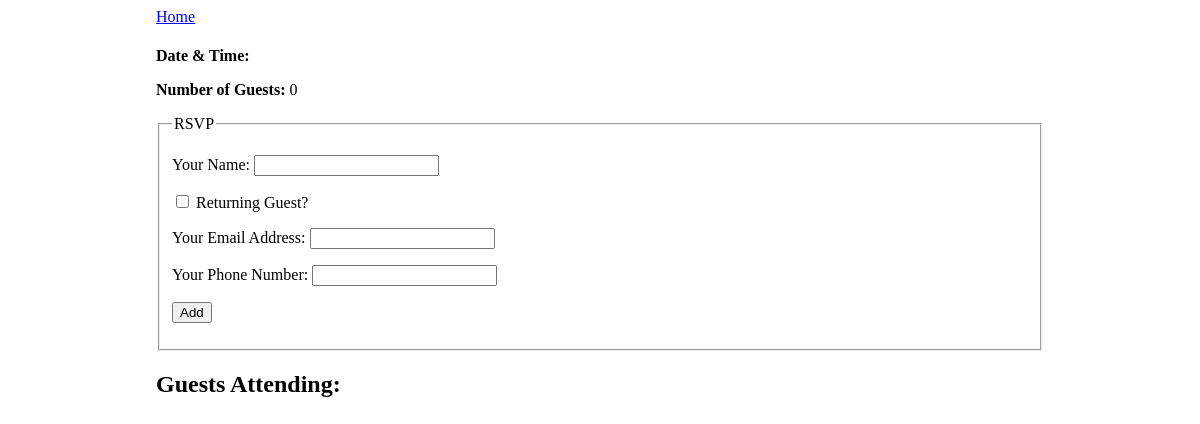
/event/2, run on an earlier commit of the app's database.
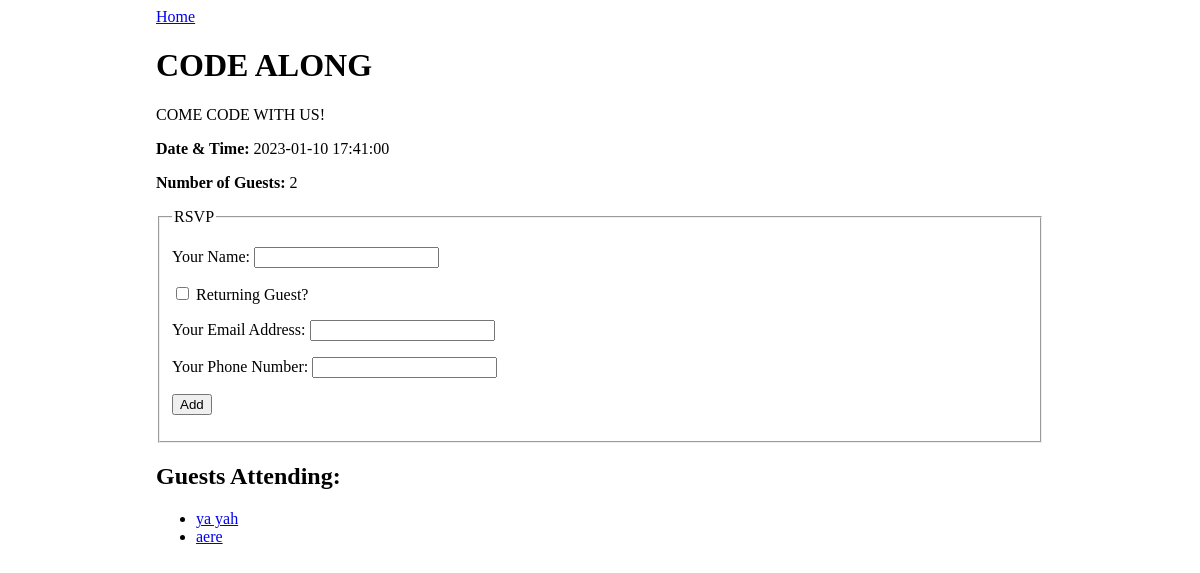
And on a later commit of the database.
### events_app/models.py (models this page shows)
class Event(db.Model):
    id = db.Column(db.Integer, primary_key=True)
    title = db.Column(db.String(100), nullable=False)
    description = db.Column(db.String(255),  nullable=False)
    date_and_time = db.Column(db.DateTime, nullable=False)
    guests = db.relationship('Guest', secondary='guest_event_table', back_populates='events_attending')

class Guest(db.Model):
    id = db.Column(db.Integer, primary_key=True)
    name = db.Column(db.String(50), nullable=False)
    email = db.Column(db.String(50), nullable=False)
    phone = db.Column(db.String(15), nullable=False)
    events_attending = db.relationship('Event', secondary='guest_event_table', back_populates='guests')

### events_app/routes.py (the view)
@main.route('/event/<event_id>', methods=['GET'])
def event_detail(event_id):
    event = Event.query.get(event_id)
    return render_template('event_detail.html', event=event)

### events_app/templates/event_detail.html (shortened to what this page needs)
{% extends 'base.html' %}
{% block content %}
<a href="/">Home</a>
<h1>{{ event.title }} </h1>
<p>{{ event.description }}</p>
<p><strong>Date & Time:</strong> {{ event.date_and_time }}</p>
<p><strong>Number of Guests:</strong> {{ event.guests|length }}</p>
<form method="POST">
    <fieldset>
        <legend>RSVP</legend>
        <p>
            <label>
                Your Name:
                <input type="text" name="guest_name">
            </label>
        </p>
        <p>
            <label>
                <input type="checkbox" name="returning" onchange="returningGuestChanged(this.checked)">
                Returning Guest?
            </label>
        </p>
        <div id="new-guest-info">
            <p>
                <label>
                    Your Email Address:
                    <input type="email" name="email">
                </label>
            </p>
            <p>
                <label>
                    Your Phone Number:
                    <input type="phone" name="phone">
                </label>
            </p>
        </div>
        <p>
            <input type="submit" name="submit" value="Add">
        </p>
    </fieldset>
</form>
<h2>Guests Attending:</h2>
<ul>
    {% for guest in event.guests %}
    <li><a href="/guest/{{ guest.id }}">{{ guest.name }}</a></li>
    {% endfor %}
</ul>
{% endblock %}

What changed in the data, as far as the page shows it:
added Event: title "CODE ALONG", description "COME CODE WITH US!", date_and_time "2023-01-10 17:41:00"
added Guest: name "ya yah"
added Guest: name "aere"
Also different on the page:
{{ event.guests|length }}: "0" → "2"
